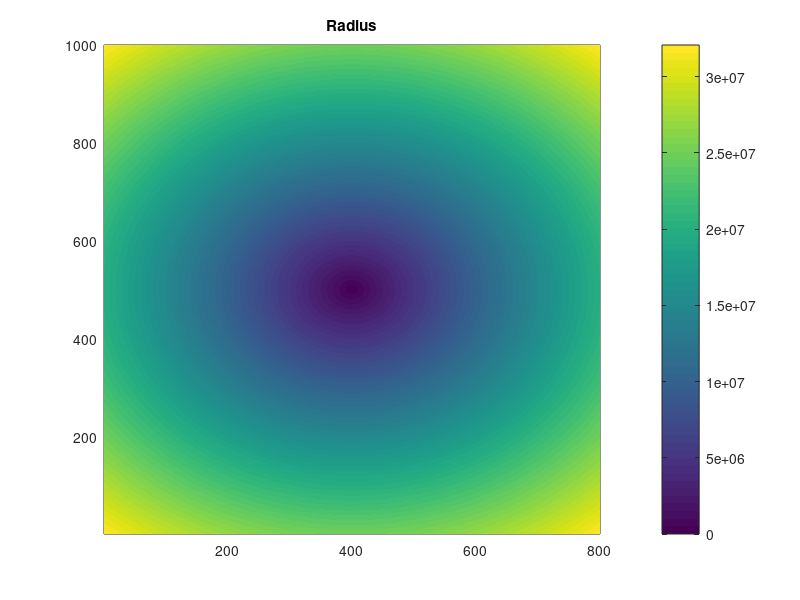

The MATLAB script that drew this image: (Note: this script raises an error after producing the figure.)
%function [A]=kernal2D(D,U,V,F)
  % Kernal for two dimensional problems
  % D-diffusion coefficient
  % U-Advection velocity in x-direction
  % V-Advection velocity in y-direction
  % F-Coefficient for source term that depend on the variable
  % Note that the routine requires that D, U, and F are constants

  close all, clear all, pack
  
 % Global parameters
    global x dx Nx y dy Ny

  % Model setting
    % Grid
      Nx=801;  dx=50000;
      Ny=1001; dy=50000;
      x=((1:Nx)-(Nx-1)/2)*dx; y=((1:Ny)-(Ny-1)/2)*dy;
      
    % Init conditions
      [X,Y]=meshgrid(x,y);
      R=sqrt(X.*X+Y.*Y); figure; pcolor(R); shading flat; colorbar; title("Radius")
    % Physical parameters
      g=9.81;
      f=1.2e-4;
      H0=1000;
     
      % Derived parameters
      c=sqrt(g*H0)
      a=c/f
      aa=1/(a*a)
    
    % Finding the "matricss" kernnal for numerics
      D=1; U=0; V=0; F=aa;
      [A]=kernal2D(-D,U,V,F);
    
    % Values of the source function (i.e., -h0)
      s=zeros(Nx,Ny);
%       % Case, square
%         isize=40 /2
%         s((Nx-1)/2-isize:(Nx-1)/2+isize,(Ny-1)/2-isize:(Ny-1)/2+isize)=aa;       
      % Softer radial conditions (implemented in CTCS code)
        L = 15*dx
        D = 50*dx
        etaamp = 0.2
        %s =aa* 0.5*etaamp*(1.0+tanh((-R+D)/L))'; 
        s = 0.5*etaamp*(1.0+tanh((-R+D)/L))'; 
      % Plotting the initial condition
      % figure; pcolor(s'); colorbar; shading flat; title("Init Eta")
       
    % Finding the solution
      % Organize the matrix for inversion
       % B=aa*reshape(s,Nx*Ny,1);
       % tmp=A\B;
       % h(:,:)=reshape(tmp,Nx,Ny);
      % Plot the solution
       % figure; pcolor(h(2:end-1,2:end-1)'); colorbar; shading flat; title("Original result (eta)")
        %figure; plot(x/dx, h(:,(Ny-1)/2)/etaamp, x/dx, s(:,(Ny-1)/2)/aa/etaamp); title("Original Comparison init - steady state")
        %xlim([-150 150])
        %figure; plot(x/dx, h(:,(Ny-1)/2), x/dx, s(:,(Ny-1)/2)); title("Comparison init - steady state")
        %xlim([-150 150])
        %Not sure why it does not work on the boundaries
      % Save data
       %save('KG.mat','h') %, 'X', 'Y')
       
       %max(max( h(:,(Ny-1)/2)/etaamp))
       
%% Loop for sensitivity
   %close all, clear HH hmax A B s h
   %figure(10); hold on; xlabel('x/dx','FontSize',[16]); ylabel('\eta_{max}/\eta_0','FontSize',[16])
   ic=0;
   for xH=100:100:5000; ic=ic+1;
   %for xH=100:100:500; ic=ic+1;
      %disp('starting xH = ' + xH)
      HH(ic)=xH;
      H0=xH;
      c=sqrt(g*H0);
      a=c/f;
      aa=1/(a*a)
    
      D=1; U=0; V=0; F=aa;
      [A]=kernal2D(-D,U,V,F);
    

        L = 15*dx;
        D = 50*dx; %D used at two places!!!!
	etaamp = 0.2; 
        s=zeros(Nx,Ny);
        s =0.5*etaamp*(1.0+tanh((-R+D)/L))'; 

        B=aa*reshape(s,Nx*Ny,1);
        tmp=A\B;
        h(:,:)=reshape(tmp,Nx,Ny);
      % Plot the solution
      %  figure(10); plot(x/dx, h(:,(Ny-1)/2)/etaamp, x/dx, s(:,(Ny-1)/2)/aa/etaamp)
      %  xlim([-150 150])
      % save('KG.mat','h')
     hmax(ic)=max(max(h)) / etaamp ;
     BB(ic)=sum(sum(h)) *dx / etaamp ;
 
   end
   save -6 varDepthMax.mat, hmax, HH
   %save('varDepthMax.mat', 'hmax', 'HH')

   %figure; plot(HH,hmax,'LineWidth',[2]); title('\eta at steady state','FontSize',[18])
   %  xlabel('H_0 [m]','FontSize',[16]); ylabel('\eta_{max}/\eta_0','FontSize',[16])
   %  xlim([0 5000]); ylim([0 1])
   
   % qq= BB/(sum(sum(s))/aa/etaamp *dx)./hmax; % Clumsy, but here is the normalization 
   %figure; plot(HH,qq,'LineWidth',[2]); title('Width at steady state','FontSize',[18])
   %  xlabel('H_0 [m]','FontSize',[16]); ylabel('\int(eta)/\int(eta_0)','FontSize',[16])
   %  xlim([0 5000]); %ylim([0 1])
   
   
